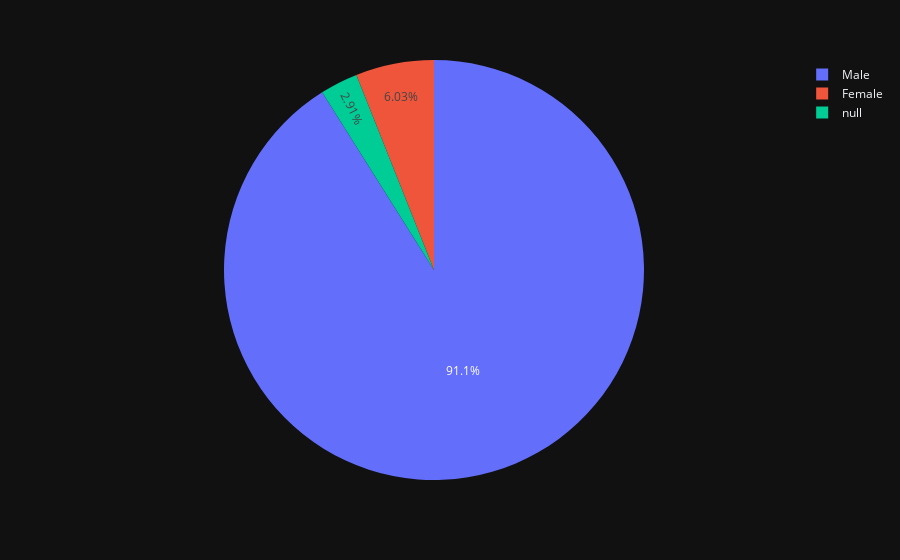

Notebook cell for this chart:
### Markdown cell above
**Challenge**: Create a [donut chart using plotly](https://plotly.com/python/pie-charts/) which shows how many prizes went to men compared to how many prizes went to women. What percentage of all the prizes went to women?

### Code cell
px.pie(df_data, df_data.sex)

### Figure 1 — Plotly figure (JSON) as saved in the notebook; plotly's stock layout.template omitted (floating-point values rounded to 4 significant figures; data arrays with more than 128 entries replaced by an {"elided": "..."} marker saying what was removed)
{"data": [{"domain": {"x": [0.0, 1.0], "y": [0.0, 1.0]}, "hovertemplate": "sex=%{label}<extra></extra>", "labels": {"elided": "962 str values"}, "legendgroup": "", "name": "", "showlegend": true, "type": "pie"}], "layout": {"legend": {"tracegroupgap": 0}, "margin": {"t": 60}}}
